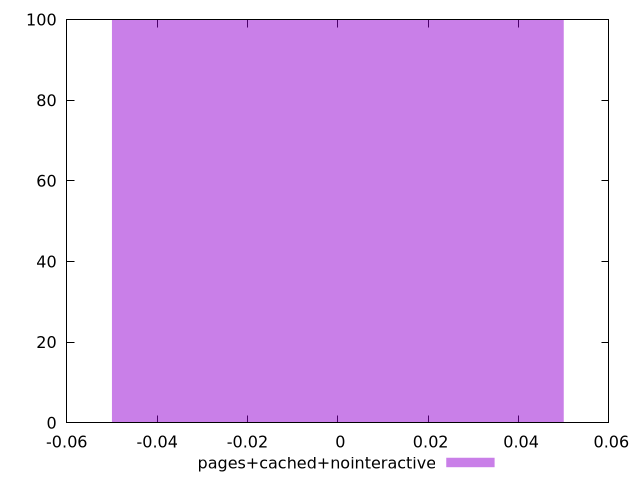

This chart was generated by the following gnuplot code:
$_pagesCachedNointeractive <<EOF
0 100
EOF
set key outside below
set terminal pngcairo
set output "report_00006_2020-11-02T20-21-41.718Z/legacy-javascript/pages+cached+nointeractive//raw_hist.png"
set yrange [0:100]
set boxwidth 0.1
set style fill transparent solid 0.5 noborder
plot $_pagesCachedNointeractive title "pages+cached+nointeractive" with boxes ,
